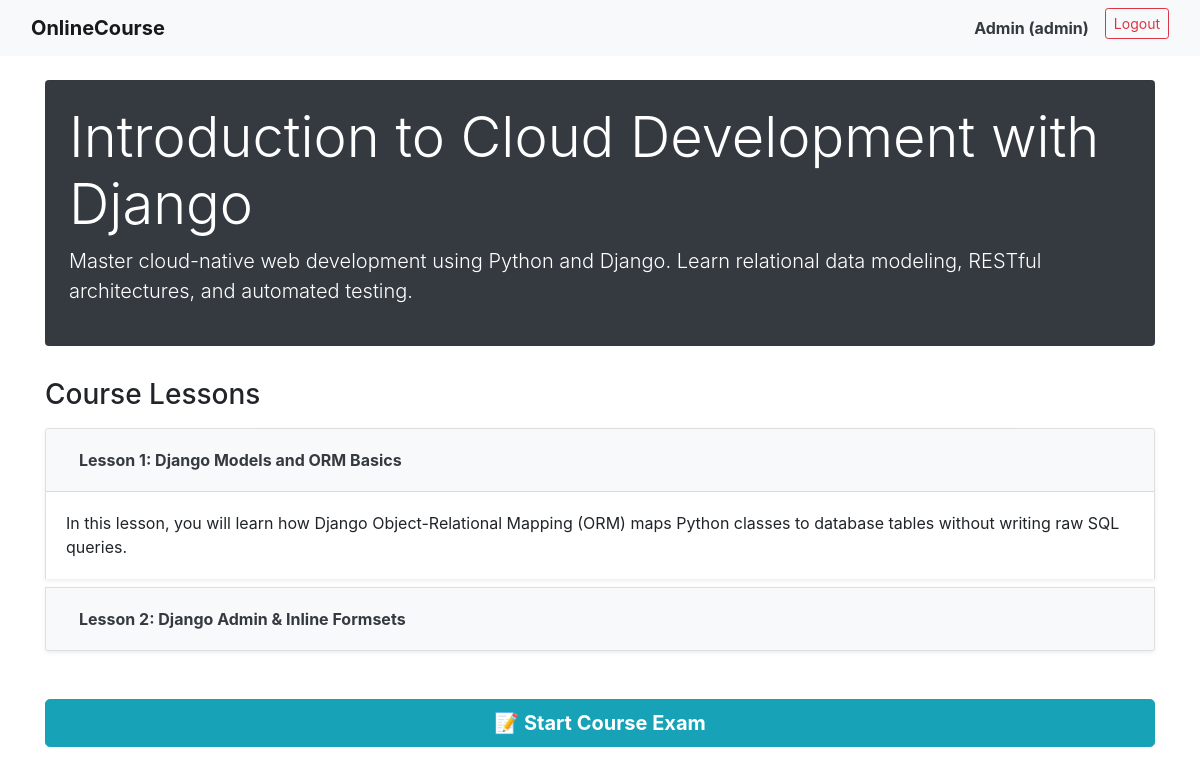
/onlinecourse/1/ (signed in), run on the app's committed database.
### onlinecourse/models.py (models this page shows, shortened)
class Course(models.Model):
    name = models.CharField(null=False, max_length=100, default='online course')
    image = models.ImageField(upload_to='course_images/', blank=True, null=True)
    description = models.CharField(max_length=1000)
    pub_date = models.DateField(null=True)
    instructors = models.ManyToManyField(Instructor)
    users = models.ManyToManyField(settings.AUTH_USER_MODEL, through='Enrollment')
    total_enrollment = models.IntegerField(default=0)
    is_enrolled = False

class Lesson(models.Model):
    title = models.CharField(max_length=200, default="title")
    order = models.IntegerField(default=0)
    course = models.ForeignKey(Course, on_delete=models.CASCADE)
    content = models.TextField()

### onlinecourse/views.py (the view)
# urls.py: path('<int:pk>/', views.CourseDetailView.as_view(), name='course_details'),
class CourseDetailView(generic.DetailView):
    model = Course
    template_name = 'onlinecourse/course_details_bootstrap.html'

### onlinecourse/templates/onlinecourse/course_details_bootstrap.html (shortened to what this page needs)
<!DOCTYPE html>
<html lang="en">
<head>
    <link rel="stylesheet" href="https://maxcdn.bootstrapcdn.com/bootstrap/4.5.2/css/bootstrap.min.css">
</head>
<body>
    <nav class="navbar navbar-light bg-light">
        <div class="container-fluid">
            <div class="navbar-header">
                <a class="navbar-brand font-weight-bold" href="{% url 'onlinecourse:index' %}">OnlineCourse</a>
            </div>
            <ul class="nav navbar-nav navbar-right flex-row">
                {% if user.is_authenticated %}
                <li class="nav-item mr-3">
                    <span class="navbar-text text-dark font-weight-bold">{{ user.first_name }} ({{ user.username }})</span>
                </li>
                <li class="nav-item">
                    <a class="btn btn-outline-danger btn-sm" href="{% url 'onlinecourse:logout' %}">Logout</a>
                </li>
                {% endif %}
            </ul>
        </div>
    </nav>
    <div class="container mt-4 mb-5">
        <div class="jumbotron p-4 text-white rounded bg-dark">
            <h1 class="display-4">{{ course.name }}</h1>
            <p class="lead">{{ course.description }}</p>
        </div>
        <h3 class="mb-3">Course Lessons</h3>
        <div class="accordion" id="lessonsAccordion">
            {% for lesson in course.lesson_set.all %}
                <div class="card mb-2 shadow-sm">
                    <div class="card-header bg-light" id="heading{{ forloop.counter }}">
                        <h5 class="mb-0">
                            <button class="btn btn-link text-dark font-weight-bold" type="button" data-toggle="collapse" data-target="#collapse{{ forloop.counter }}">
                                Lesson {{ lesson.order|add:1 }}: {{ lesson.title }}
                            </button>
                        </h5>
                    </div>
                    <div id="collapse{{ forloop.counter }}" class="collapse {% if forloop.first %}show{% endif %}" data-parent="#lessonsAccordion">
                        <div class="card-body">
                            {{ lesson.content }}
                        </div>
                    </div>
                </div>
            {% empty %}
                <p class="text-muted">No lessons available for this course yet.</p>
            {% endfor %}
        </div>
        {% if user.is_authenticated %}
            <div class="mt-5">
                <button class="btn btn-info btn-block btn-lg font-weight-bold" type="button" data-toggle="collapse" data-target="#examCollapse" aria-expanded="false" aria-controls="examCollapse">
                    📝 Start Course Exam
                </button>
            </div>
        {% else %}
            <div class="alert alert-warning mt-4 text-center">
                <strong>Notice:</strong> Please log in to take the course exam.
            </div>
        {% endif %}
    </div>
</body>
</html>

### data on the page
Course: name "Introduction to Cloud Development with Django", description "Master cloud-native web development using Python and Django. Learn relational data modeling, RESTful architectures, and automated testing."
Lesson: order|add "1", title "Django Models and ORM Basics", content "In this lesson, you will learn how Django Object-Relational Mapping (ORM) maps Python classes to database tables without writing raw SQL queries."
Lesson: order|add "2", title "Django Admin & Inline Formsets"

### other printed values
{{ user.first_name }} "Admin"
{{ user.username }} "admin"
